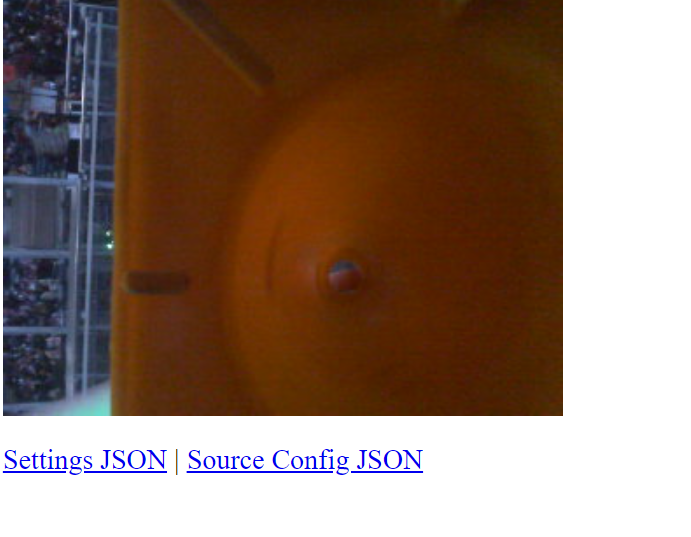
#> input picture 2023VisionSampleImages/baseIn.png, 691 x 537 px; its folder holds only this picture in this run
$ python -i FindColourRange.py   (imports and definitions only)   (older library calls are emulated)
#> lines starting #> are read from the running program, lines starting #| are printed output that depends on the picture; after the words box and inside, x2 and y2 are one past the last pixel; in counts of white or black regions, pixels touching at a corner belong together
#> further down, picture is the input picture: shape (537, 691, 3); mean B, G, R 107.9, 121.4, 144.2
### VisionMasking.py
import math, cv2
import numpy as np

def threshold_range(im, lo, hi):
    unused, t1 = cv2.threshold(im, lo, 255, type=cv2.THRESH_BINARY)
    unused, t2 = cv2.threshold(im, hi, 255, type=cv2.THRESH_BINARY_INV)
    return cv2.bitwise_and(t1, t2)

# Masks the video based on a range of hsv colors
# Takes in a frame, range of color, and a blurred frame, returns a masked frame
# [28 lines left out: functions threshold_video, colourBetween, not called in this run]

### VisionUtilities.py
import math, cv2
import numpy as np
from VisionMasking import *
import datetime

# Flip image if camera mounted upside down
def flipImage(frame):
    return cv2.flip(frame, -1)


# Blurs frame
# [4 lines left out: function blurImg, not called in this run]

def is_cv3():
    # if we are using OpenCV 3.X, then our cv2.__version__ will start
    # with '3.'
    return check_opencv_version("3.")

# [4 lines left out: function is_cv4, not called in this run]

def check_opencv_version(major, lib=None):
    # if the supplied library is None, import OpenCV
    if lib is None:
        import cv2 as lib
    # return whether or not the current OpenCV version matches the
    # major version number
    return lib.__version__.startswith(major)

# Forgot how exactly it works, but it works! Might not be needed?
# [42 lines left out: functions translateRotation, getEllipseRotation, not called in this run]

def draw_circle(event,x,y,flags,param):
    if event == cv2.EVENT_LBUTTONDOWN:
        green = np.uint8([[[img[y, x, 0], img[y, x, 1], img[y, x, 2]]]])
        #print(img[y, x, 2], img[y, x, 1], img[y, x, 0], cv2.cvtColor(green,cv2.COLOR_BGR2HSV))

def milliSince1970():
    return int((datetime.datetime.utcnow() - datetime.datetime(1970,1,1)).total_seconds()*1000)

### FindColourRange.py
from audioop import minmax
import cv2
import numpy as np
import math
from VisionUtilities import *
from VisionConstants import *
from DistanceFunctions import *
from ntcore import NetworkTableInstance
#from ntcore.util import ntproperty

try:
    from PrintPublisher import *
except ImportError:
    from NetworkTablePublisher import *

# Note that findCone uses findBall which uses checkBall

# Draws on the image - > contours and finds center and yaw of nearest Cone
# Puts on network tables -> Yaw and Distance to nearest Cone ball
# frame is the original images, mask is a binary mask based on desired color
# centerX is center x coordinate of image
# MergeVisionPipeLineTableName is the Network Table destination for yaw and distance

# Finds the balls from the masked image and displays them on original stream + network tables
def findColourRange(frame):
    # Copies frame and stores it in image
    image = frame.copy()

    # Convert BGR to HSV
    hsv = cv2.cvtColor(image, cv2.COLOR_BGR2HSV)
#> hsv: shape (537, 691, 3); mean H, S, V 21.9, 134.3, 149.3

    h, s, v = cv2.split(hsv)
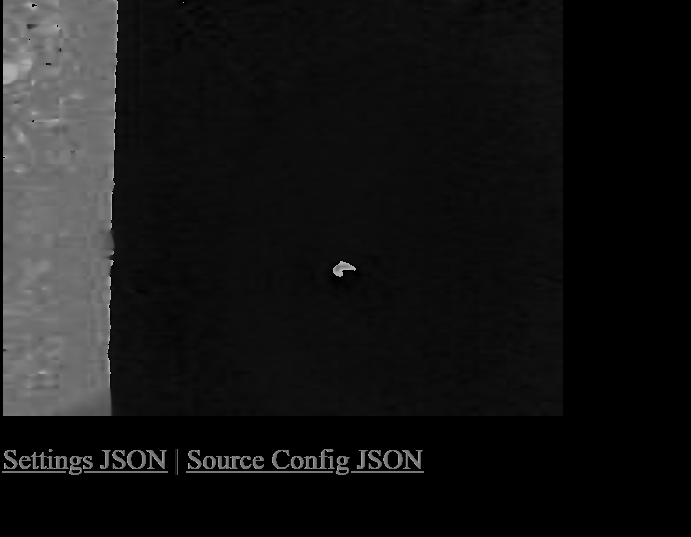
#> h: shape (537, 691); min 0, max 179, mean 21.9
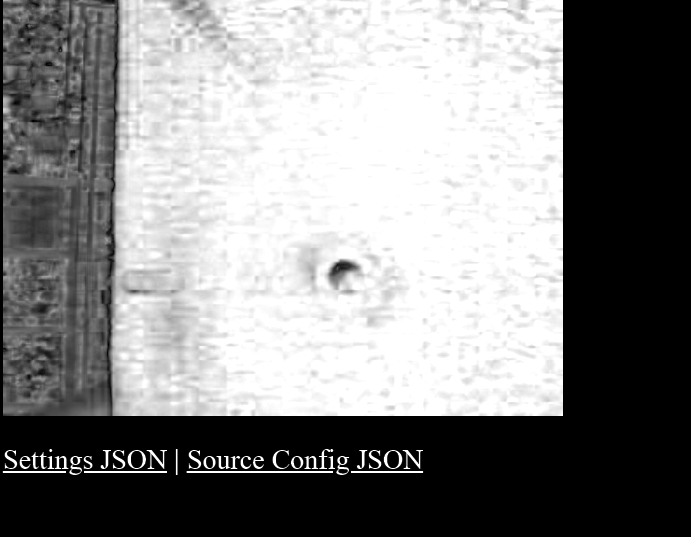
#> s: shape (537, 691); min 0, max 255, mean 134.3
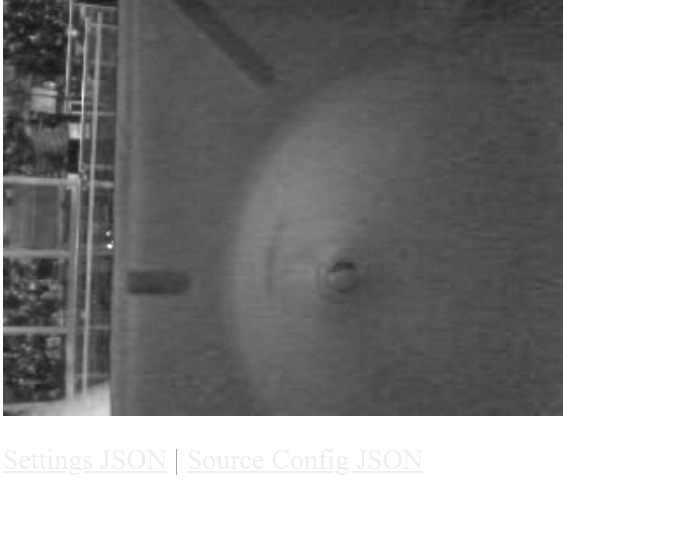
#> v: shape (537, 691); min 22, max 255, mean 149.3

    contours = []
    hLower = 1
    while len(contours) == 0:
        hLower = hLower + 1
        tempMask = threshold_range(h, 0, hLower)
        tempMask = cv2.bitwise_and(tempMask, cv2.bitwise_and(s, v))
        if is_cv3():
            _, contours, _ = cv2.findContours(tempMask, cv2.RETR_TREE, cv2.CHAIN_APPROX_TC89_KCOS)
        else:
            contours, _ = cv2.findContours(tempMask, cv2.RETR_TREE, cv2.CHAIN_APPROX_TC89_KCOS)
#> this loop made 1 pass
#> pass 1, in threshold_range, `unused, t1 = cv2.threshold(im, lo, 255, type=cv2.THRESH_BINARY)`:
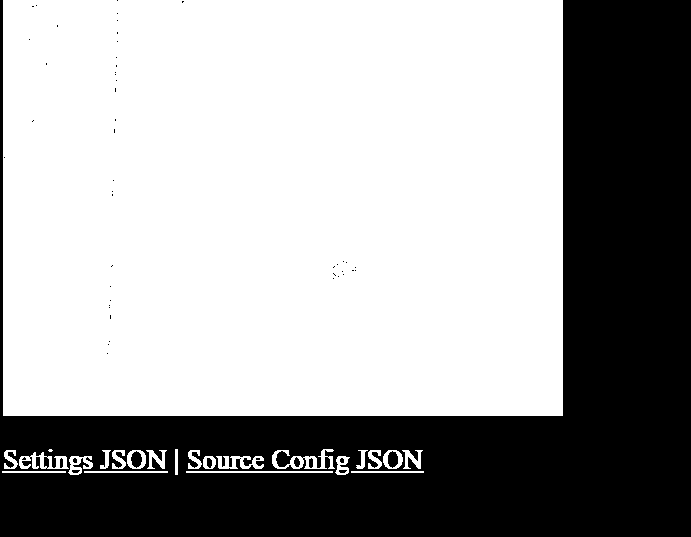
#> t1: shape (537, 691); 63.9% white; 58 black regions (49 under 20 px), largest, box (x1, y1, x2, y2) and area: (0, 0, 691, 537) 133388, (131, 451, 142, 468) 134, (388, 451, 398, 468) 132
#> pass 1, in findColourRange, `tempMask = threshold_range(h, 0, hLower)`:
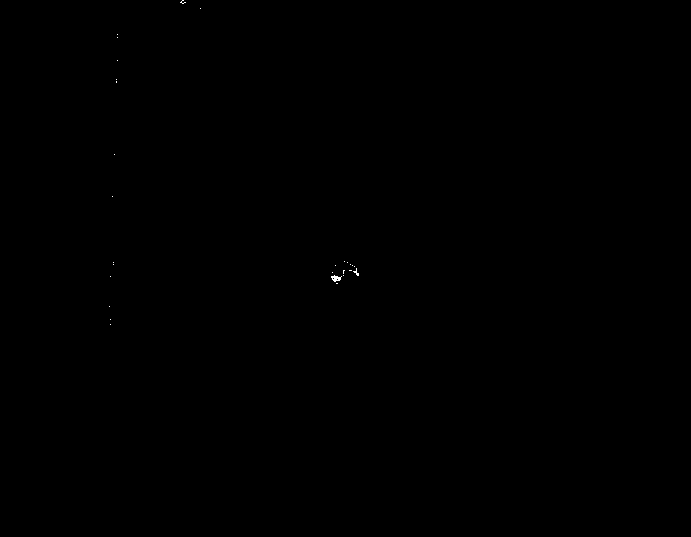
#> tempMask: shape (537, 691); 0.03% white in thin lines or dots, all inside (x1, y1, x2, y2) = (109, 0, 359, 325)
#> after the loop, hLower = 2
    print("hLower"+str(hLower))
#| hLower2

    contours = []
    hUpper = 254
    while len(contours) == 0:
        hUpper = hUpper - 1
        tempMask = threshold_range(h, hUpper, 255)
        tempMask = cv2.bitwise_and(tempMask, cv2.bitwise_and(s, v))
        if is_cv3():
            _, contours, _ = cv2.findContours(tempMask, cv2.RETR_TREE, cv2.CHAIN_APPROX_TC89_KCOS)
        else:
            contours, _ = cv2.findContours(tempMask, cv2.RETR_TREE, cv2.CHAIN_APPROX_TC89_KCOS)
#> this loop made 76 passes
#> contours on pass 76: 6 contours, all with area under 20
#> after the loop, hUpper = 178
    print("hUpper"+str(hUpper))
#| hUpper178


    contours = []
    sLower = 1
    while len(contours) == 0:
        sLower = sLower + 1
        tempMask = threshold_range(s, 0, sLower)
        tempMask = cv2.bitwise_and(h, cv2.bitwise_and(tempMask, v))
        if is_cv3():
            _, contours, _ = cv2.findContours(tempMask, cv2.RETR_TREE, cv2.CHAIN_APPROX_TC89_KCOS)
        else:
            contours, _ = cv2.findContours(tempMask, cv2.RETR_TREE, cv2.CHAIN_APPROX_TC89_KCOS)
#> this loop made 1 pass
#> after the loop, sLower = 2
    print("sLower"+str(sLower))
#| sLower2

    contours = []
    sUpper = 254
    while len(contours) == 0:
        sUpper = sUpper - 1
        tempMask = threshold_range(s, sUpper, 255)
        tempMask = cv2.bitwise_and(h, cv2.bitwise_and(tempMask, v))
        if is_cv3():
            _, contours, _ = cv2.findContours(tempMask, cv2.RETR_TREE, cv2.CHAIN_APPROX_TC89_KCOS)
        else:
            contours, _ = cv2.findContours(tempMask, cv2.RETR_TREE, cv2.CHAIN_APPROX_TC89_KCOS)
#> this loop made 1 pass
#> pass 1, in threshold_range (call 79), `unused, t1 = cv2.threshold(im, lo, 255, type=cv2.THRESH_BINARY)`:
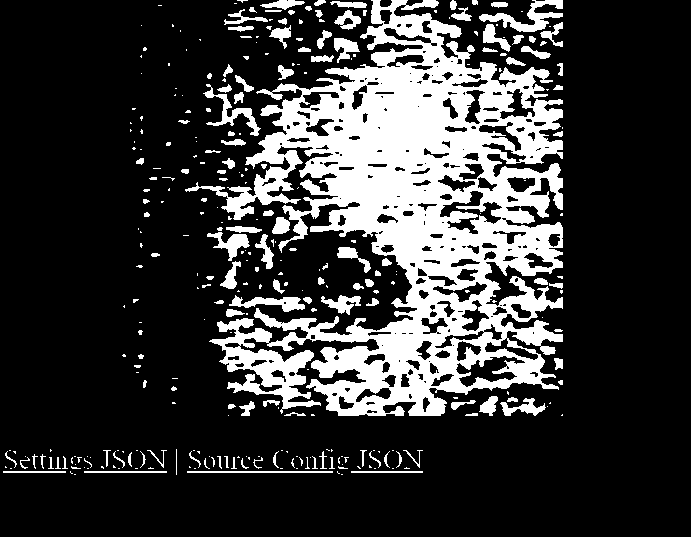
#> t1: shape (537, 691); 22.1% white; 325 white regions (195 under 20 px), largest, box (x1, y1, x2, y2) and area: (185, 0, 563, 416) 68137, (479, 0, 563, 32) 971, (203, 84, 261, 136) 646
#> after the loop, sUpper = 253
    print("sUpper"+str(sUpper))
#| sUpper253


    contours = []
    vLower = 1
    while len(contours) == 0:
        vLower = vLower + 1
        tempMask = threshold_range(v, 0, vLower)
        tempMask = cv2.bitwise_and(h, cv2.bitwise_and(s, tempMask))
        if is_cv3():
            _, contours, _ = cv2.findContours(tempMask, cv2.RETR_TREE, cv2.CHAIN_APPROX_TC89_KCOS)
        else:
            contours, _ = cv2.findContours(tempMask, cv2.RETR_TREE, cv2.CHAIN_APPROX_TC89_KCOS)
#> this loop made 21 passes
#> contours on pass 21: [[[28, 26]]]
#> after the loop, vLower = 22
    print("vLower"+str(vLower))
#| vLower22

    contours = []
    vUpper = 254
    while len(contours) == 0:
        vUpper = vUpper - 1
        tempMask = threshold_range(v, vUpper, 255)
        tempMask = cv2.bitwise_and(h, cv2.bitwise_and(s, tempMask))
        if is_cv3():
            _, contours, _ = cv2.findContours(tempMask, cv2.RETR_TREE, cv2.CHAIN_APPROX_TC89_KCOS)
        else:
            contours, _ = cv2.findContours(tempMask, cv2.RETR_TREE, cv2.CHAIN_APPROX_TC89_KCOS)
#> this loop made 1 pass
#> pass 1, in threshold_range (call 101), `unused, t1 = cv2.threshold(im, lo, 255, type=cv2.THRESH_BINARY)`:
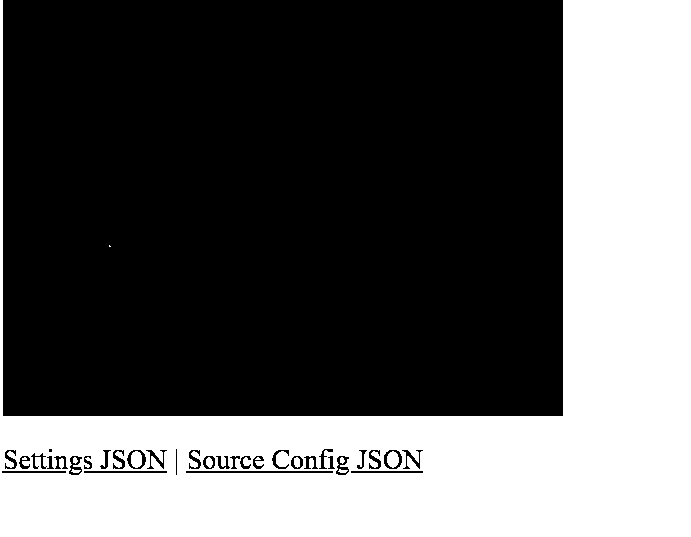
#> t1: shape (537, 691); 36.4% white; 12 white regions (3 under 20 px), largest, box (x1, y1, x2, y2) and area: (0, 0, 691, 537) 134379, (131, 451, 142, 468) 156, (387, 451, 399, 468) 155
#> after the loop, vUpper = 253
    print("vUpper"+str(vUpper))
#| vUpper253


    print("lower_colour = np.array(["+str(hLower-10)+","+str(sLower-10)+","+str(vLower-10)+"])")
#| lower_colour = np.array([-8,-8,12])
    print("upper_colour = np.array(["+str(hUpper+10)+","+str(sUpper+10)+","+str(vUpper+10)+"])")
#| upper_colour = np.array([188,263,263])

    return image

>>> import cv2
>>> picture = cv2.imread('2023VisionSampleImages/baseIn.png')
>>> result = findColourRange(picture)
